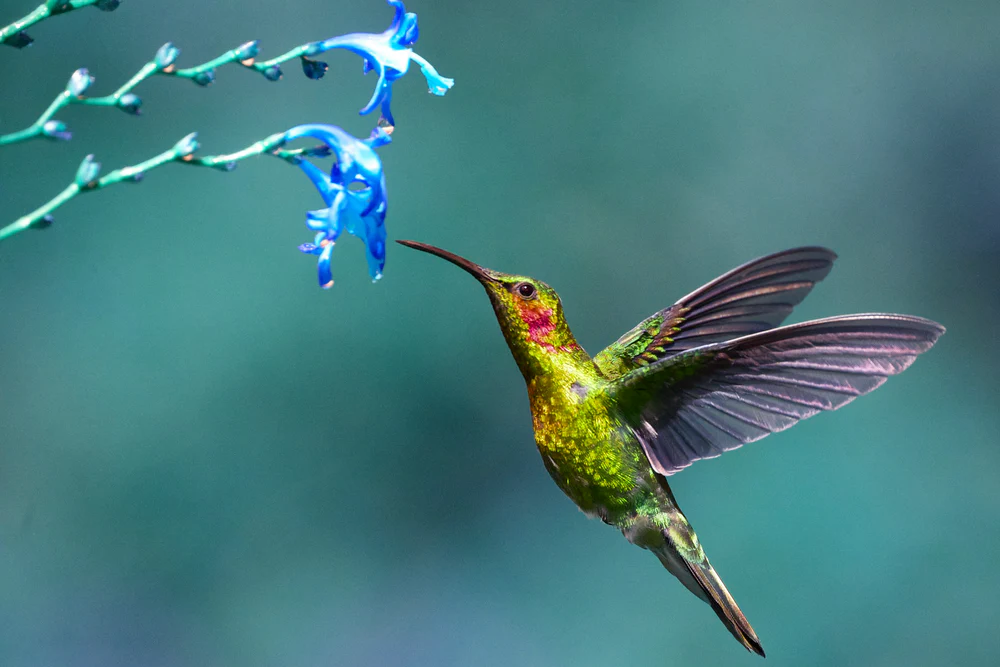
#> input picture Data/hummingbird.jpg, 1000 x 667 px
$ jupyter execute --allow-errors test_image_calculator.ipynb
#> lines starting #> are read from the running program, lines starting #| are printed output that depends on the picture
### Images_Course/Workshops/Images_Calculator/ImageCalculator.py
import numpy as np

class ImageCalculator:
    def __init__(self, img):
        self.img = img.astype(np.uint8)

    #utils
    def img2result(self):
        height, width, channels = self.img.shape
        out = np.zeros((height, width, channels), dtype=np.uint8)
        return height, width, channels, out

    #Arithmetic Transformations
    def sum_images(self, imgB, alpha = 0.5):
        beta = 1 - alpha
        h, w, c = self.img.shape
        h2, w2, _ = imgB.shape

        if h != h2 or w != w2:
            raise ValueError("Both images must have the same size")

        out = np.zeros((h, w, c), dtype=np.uint8)
        for i in range(h):
            for j in range(w):
                out[i, j] = np.clip(alpha * self.img[i, j] + beta * imgB[i, j], 0, 255)
        return out

    # [26 lines left out: functions subtract_images, add_value, subtract_value, not called in this run]

    def negative(self, white = 255):
        h, w, _, out = self.img2result()
        for i in range(h):
            for j in range(w):
                out[i, j] = np.clip(abs(white - self.img[i, j]), 0, 255)
        return out

    def square(self):
        h, w, _, out = self.img2result()
        img_float = self.img.astype(np.float32)
        for i in range(h):
            for j in range(w):
                out[i, j] = np.clip(img_float[i, j]**2 / 255, 0, 255).astype(np.uint8)
        return out

    # [25 lines left out: functions square_root, cube_root, n_root, not called in this run]

    #Geometric Transformations
    def translate(self, dx = 10, dy = 10):
        h, w, _, out = self.img2result()
        for i in range(h):
            for j in range(w):
                ni, nj = i + dy, j + dx
                if 0 <= ni < h and 0 <= nj < w:
                    out[ni, nj] = self.img[i, j]
        return out

    def rotate(self, degrees = 90):
        angle = np.radians(degrees)
        h, w, _, out = self.img2result()

        cx, cy = w // 2, h // 2
        for i in range(h):
            for j in range(w):
                x = j - cx
                y = i - cy

                xr = int(x * np.cos(angle) - y * np.sin(angle))
                yr = int(x * np.sin(angle) + y * np.cos(angle))

                xi, yj = xr + cx, yr + cy

                if 0 <= yj < h and 0 <= xi < w:
                    out[i, j] = self.img[yj, xi]
        return out

    # [13 lines left out: functions reflection_x, reflection_y, not called in this run]

### Images_Course/Workshops/Images_Calculator/pplot.py
import matplotlib.pyplot as plt
import cv2 as cv

# [4 lines left out: function plot_cv, not called in this run]

def plot_img(img, gray = True):
    if gray == False:
        plt.imshow(img)
    else:
        plt.imshow(img, cmap = plt.cm.gray)
    plt.axis("off")
    plt.show()

### Images_Course/Workshops/Images_Calculator/test_image_calculator.ipynb
# Calculator

[cell 1]
import cv2 as cv
import numpy as np
import matplotlib.pyplot as plt

#my functions
from ImageCalculator import ImageCalculator
from pplot import plot_cv, plot_img

[cell 2]
path = "../../../Data/hummingbird.jpg"
path2 = "../../../Data/tree.png"

img = cv.imread(path, cv.IMREAD_COLOR_RGB)
#> img is the input picture: shape (667, 1000, 3); mean B, G, R 126.2, 123.9, 70.5
img2 = cv.imread(path2, cv.IMREAD_COLOR_RGB)
#> (the rest of this cell did not finish here and is left out)

## Resize

[cell 3]
size_img = 500
img = cv.resize(img, (size_img, size_img))
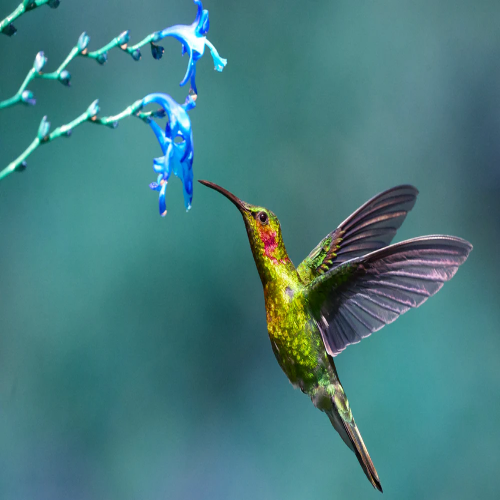
#> img: shape (500, 500, 3); mean B, G, R 126.1, 123.7, 70.3
#> (the rest of this cell did not finish here and is left out)

[cell 4]
plt.figure(figsize=(10, 5))

plt.subplot(1, 2, 1)
plt.imshow(img)
plt.axis('off')

plt.subplot(1, 2, 2)
#> (the rest of this cell did not finish here and is left out)

## Image Calculator Instance

[cell 5]
calc = ImageCalculator(img)

#> (a cell that did not finish here is left out)

plot_img(sum)

[cell 7]
neg = calc.negative()
#> after the loop in negative, `for i in range(h):`:
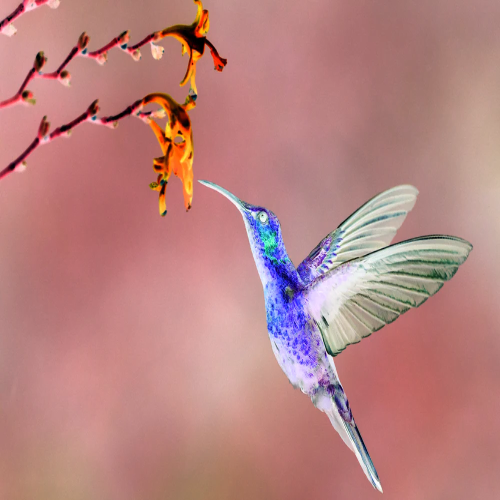
#> out: shape (500, 500, 3); mean B, G, R 128.9, 131.3, 184.7
plot_img(neg)

[cell 8]
rot = calc.rotate(30)
#> after the loop in rotate, `for i in range(h):`:
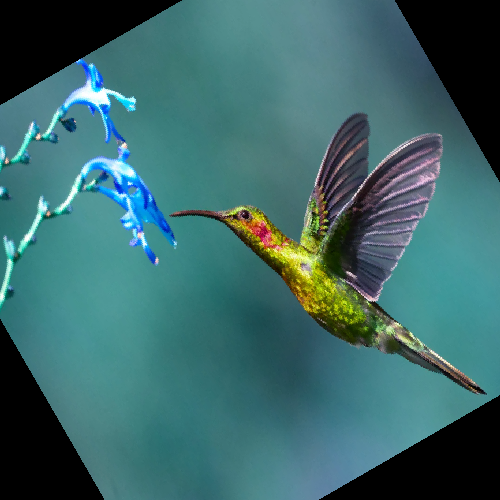
#> out: shape (500, 500, 3); mean B, G, R 105.8, 104.5, 59.7
plot_img(rot)

[cell 9]
sq = calc.square()
#> after the loop in square, `for i in range(h):`:
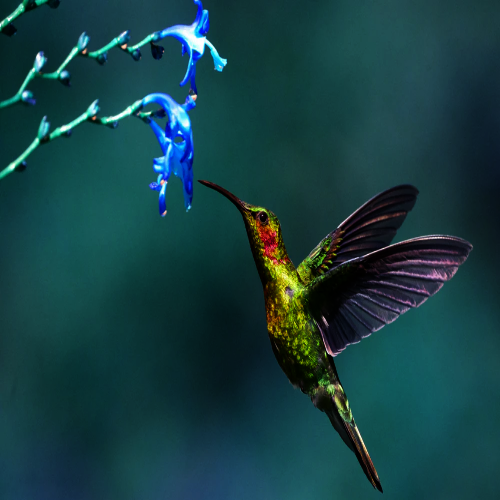
#> out: shape (500, 500, 3); mean B, G, R 66.7, 63, 22.2
plot_img(sq)

[cell 10]
trans = calc.translate(20, 20)
#> after the loop in translate, `for i in range(h):`:
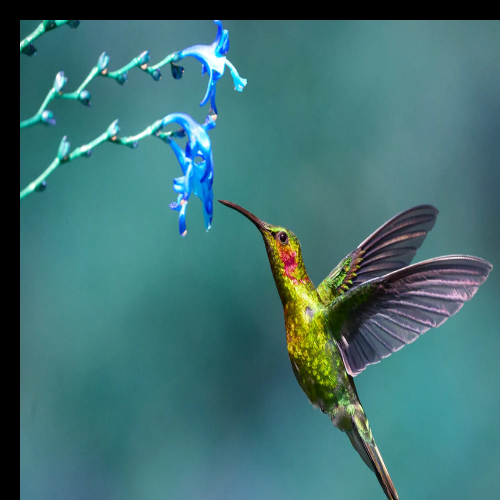
#> out: shape (500, 500, 3); mean B, G, R 115.8, 114.3, 64.7
plot_img(trans)
